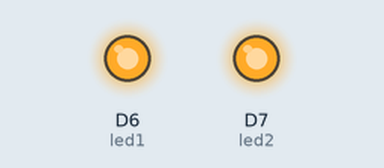
Simulated run of this sketch. Board: ESP8266 (NodeMCU). Parts: output pins drawn as LEDs (lit = HIGH).

Above: at 0.2 s.
At 31.2 s:
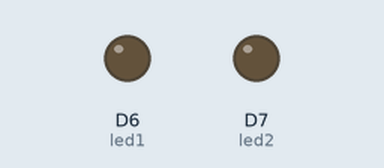
Timing chart, 0 to 33.8 s (numbered marks = the images above):
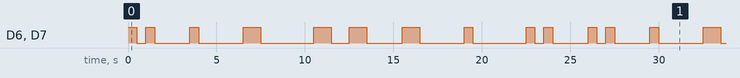

Measured:
- by itself, D6 (led1), D7 (led2): repeats every 26.0 s: LOW 0.50 s, HIGH 0.50 s, LOW 2.0 s, HIGH 0.50 s, LOW 2.5 s, HIGH 1.0 s, LOW 3.0 s, HIGH 1.0 s, LOW 1.0 s, HIGH 1.0 s, LOW 2.0 s, HIGH 1.0 s, LOW 2.5 s, HIGH 0.50 s, LOW 3.0 s, HIGH 0.50 s, LOW 0.50 s, HIGH 0.50 s, LOW 2.0 s, HIGH 0.50 s
- by itself, everything shown: repeats every 26.0 s, in 20 steps

The sketch:

morses.ino
```cpp
int led1 = D6;

int led2 = D7;

void setup() {


    pinMode(led1, OUTPUT);
    pinMode(led2, OUTPUT);

}


void loop() {
    // s
    digitalWrite(led1, HIGH);
    digitalWrite(led2, HIGH);

    delay(500);

    digitalWrite(led1, LOW);
    digitalWrite(led2, LOW);

    delay(500);

    digitalWrite(led1, HIGH);
    digitalWrite(led2, HIGH);

    delay(500);

    digitalWrite(led1, LOW);
    digitalWrite(led2, LOW);

    // i
    delay(2000);

    digitalWrite(led1, HIGH);
    digitalWrite(led2, HIGH);

    delay(500);

    digitalWrite(led1, LOW);
    digitalWrite(led2, LOW);

    delay(500);

    digitalWrite(led1, LOW);
    digitalWrite(led2, LOW);

    // m
    delay(2000);

    digitalWrite(led1, HIGH);
    digitalWrite(led2, HIGH);

    delay(1000);

    digitalWrite(led1, LOW);
    digitalWrite(led2, LOW);

    delay(1000);


    digitalWrite(led1, LOW);
    digitalWrite(led2, LOW);

    // o
    delay(2000);

    digitalWrite(led1, HIGH);
    digitalWrite(led2, HIGH);

    delay(1000);

    digitalWrite(led1, LOW);
    digitalWrite(led2, LOW);

    delay(1000);

    digitalWrite(led1, HIGH);
    digitalWrite(led2, HIGH);

    delay(1000);

    digitalWrite(led1, LOW);
    digitalWrite(led2, LOW);

    // n
    delay(2000);

    digitalWrite(led1, HIGH);
    digitalWrite(led2, HIGH);

    delay(1000);

    digitalWrite(led1, LOW);
    digitalWrite(led2, LOW);

    delay(500);


    digitalWrite(led1, LOW);
    digitalWrite(led2, LOW);

    // a
    delay(2000);

    digitalWrite(led1, HIGH);
    digitalWrite(led2, HIGH);

    delay(500);

    digitalWrite(led1, LOW);
    digitalWrite(led2, LOW);

    delay(1000);


    digitalWrite(led1, LOW);
    digitalWrite(led2, LOW);

    // s
    delay(2000);

    digitalWrite(led1, HIGH);
    digitalWrite(led2, HIGH);

    delay(500);

    digitalWrite(led1, LOW);
    digitalWrite(led2, LOW);

    delay(500);
    digitalWrite(led1, HIGH);
    digitalWrite(led2, HIGH);

    delay(500);
    digitalWrite(led1, LOW);
    digitalWrite(led2, LOW);

    // end
    delay(2000);

}
```
